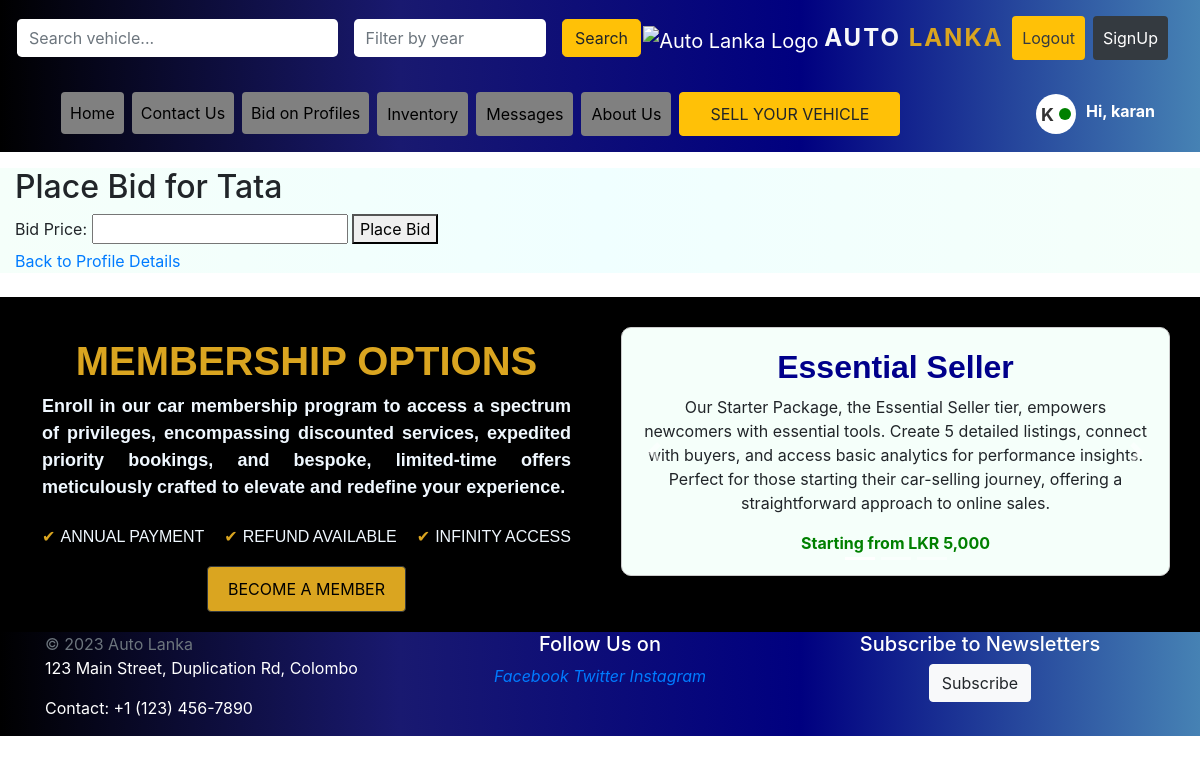
Before: /auction/profiles/11/bid/ (signed in) with the older database file.
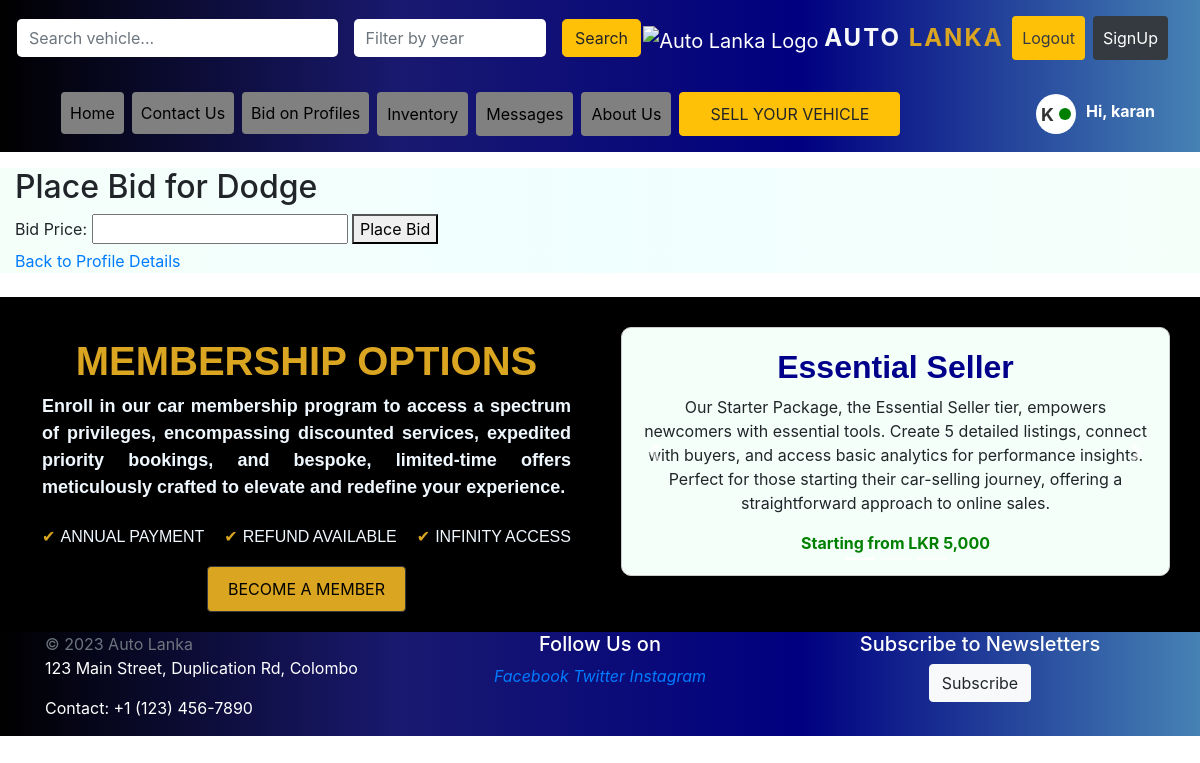
After: the same page with the newer database file.
### showroom/models.py (models this page shows, shortened)
class Profile(models.Model):
    name = models.CharField(max_length=50)
    variant = models.CharField(max_length=50)
    engine = models.PositiveIntegerField()
    year = models.PositiveIntegerField()
    mat = [
        ('yes','INSURED '),
        ('no','NOT INSURED '),
    ]
    insured = models.CharField(max_length=3 , choices=mat )
    pic = models.ImageField(null = True)
    addpic = models.ImageField(null= True, blank= True)
    price = models.PositiveBigIntegerField(null = True , blank= True)
    Mileage = models.PositiveIntegerField(help_text= "In KMs", null = True, blank = True)
    contact  = models.EmailField(null = True)
    bid_start_date = models.DateTimeField()
    bid_end_date = models.DateTimeField()

### auction/views.py (the view, shortened to what this page needs)
# urls.py: path('profiles/<int:profile_id>/bid/', place_bid, name='place_bid'),
@login_required(login_url='account:login')
def place_bid(request, profile_id):
    profile = get_object_or_404(Profile, pk=profile_id)
    if timezone.now() >= profile.bid_end_date:
        return render(request, 'auction/bidding_closed.html', {'profile': profile})
    return render(request, 'auction/place_bid.html', {'profile': profile})

### auction/templates/auction/place_bid.html (shortened to what this page needs)
{% extends 'auction/base.html' %}
{% block content %}
<h2>Place Bid for {{ profile.name }}</h2>
{% if user.is_authenticated %}
    <form method="post" action="{% url 'auction:place_bid' profile.id %}">
        <label for="bid_price">Bid Price:</label>
        <input type="number" name="bid_price" required>
        <button type="submit">Place Bid</button>
    </form>
{% else %}
    <p>Please <a href="{% url 'account:login' %}">log in</a> to place a bid.</p>
{% endif %}
<a href="{% url 'auction:profile_detail' profile.id %}">Back to Profile Details</a>
{% endblock %}

Changed rows visible on the page:
changed Profile: name "Tata" → "Dodge"
